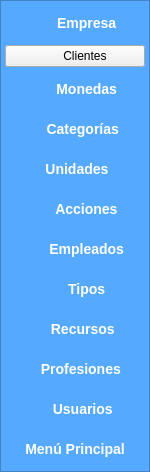
           <widget class="QFrame" name="frame_operations">
            <property name="minimumSize">
             <size>
              <width>0</width>
              <height>0</height>
             </size>
            </property>
            <property name="maximumSize">
             <size>
              <width>0</width>
              <height>16777215</height>
             </size>
            </property>
            <property name="styleSheet">
             <string notr="true">/* Estilo del marco */
QFrame {
    background-color: rgb(85, 170, 255);
   
}</string>
            </property>
            <property name="frameShape">
             <enum>QFrame::Shape::StyledPanel</enum>
            </property>
            <property name="frameShadow">
             <enum>QFrame::Shadow::Raised</enum>
            </property>
            <layout class="QVBoxLayout" name="verticalLayout_16">
             <property name="spacing">
              <number>4</number>
             </property>
             <property name="leftMargin">
              <number>4</number>
             </property>
             <property name="topMargin">
              <number>4</number>
             </property>
             <property name="rightMargin">
              <number>4</number>
             </property>
             <property name="bottomMargin">
              <number>4</number>
             </property>
             <item>
              <widget class="QPushButton" name="btn_ark_company">
               <property name="styleSheet">
                <string notr="true">/* Estilo base del botón */
QPushButton {
    background-color:qlineargradient(
    spread:pad, 
    x1:0, 
    y1:0, 
    x2:1, 
    y2:0, 
    stop:0 rgba(102, 178, 255, 255), 
    stop:0.55 rgba(61, 148, 235, 255), 
    stop:0.98 rgba(0, 0, 0, 255), 
    stop:1 rgba(0, 0, 0, 0)
);
    color: white;
    border: none;
    border-radius: 5px;
    padding: 10px 20px;
    font-size: 14px;
    font-weight: bold;
}
/* Estilo cuando el mouse pasa por encima */
QPushButton:hover {
    background-color: #0056b3;
}
/* Estilo cuando el botón es presionado */
QPushButton:pressed {
    background-color: #004085;
}</string>
               </property>
               <property name="text">
                <string>      Empresa</string>
               </property>
               <property name="icon">
                <iconset>
                 <normaloff>assets/icons/fi-sr-home.svg</normaloff>assets/icons/fi-sr-home.svg</iconset>
               </property>
               <property name="iconSize">
                <size>
                 <width>18</width>
                 <height>18</height>
                </size>
               </property>
              </widget>
             </item>
             <item>
              <widget class="QPushButton" name="btn_ark_clients">
               <property name="text">
                <string>      Clientes</string>
               </property>
               <property name="icon">
                <iconset>
                 <normaloff>assets/icons/fi-sr-person-shelter.svg</normaloff>assets/icons/fi-sr-person-shelter.svg</iconset>
               </property>
               <property name="iconSize">
                <size>
                 <width>18</width>
                 <height>18</height>
                </size>
               </property>
              </widget>
             </item>
             <item>
              <widget class="QPushButton" name="btn_ark_ark_currencies">
               <property name="styleSheet">
                <string notr="true">/* Estilo base del botón */
QPushButton {
    background-color:qlineargradient(
    spread:pad, 
    x1:0, 
    y1:0, 
    x2:1, 
    y2:0, 
    stop:0 rgba(102, 178, 255, 255), 
    stop:0.55 rgba(61, 148, 235, 255), 
    stop:0.98 rgba(0, 0, 0, 255), 
    stop:1 rgba(0, 0, 0, 0)
);
    color: white;
    border: none;
    border-radius: 5px;
    padding: 10px 20px;
    font-size: 14px;
    font-weight: bold;
}
/* Estilo cuando el mouse pasa por encima */
QPushButton:hover {
    background-color: #0056b3;
}
/* Estilo cuando el botón es presionado */
QPushButton:pressed {
    background-color: #004085;
}</string>
               </property>
               <property name="text">
                <string>      Monedas</string>
               </property>
               <property name="icon">
                <iconset>
                 <normaloff>assets/icons/fi-sr-currency.svg</normaloff>assets/icons/fi-sr-currency.svg</iconset>
               </property>
               <property name="iconSize">
                <size>
                 <width>18</width>
                 <height>18</height>
                </size>
               </property>
              </widget>
             </item>
             <item>
              <widget class="QPushButton" name="btn_ark_categories">
               <property name="styleSheet">
                <string notr="true">/* Estilo base del botón */
QPushButton {
    background-color:qlineargradient(
    spread:pad, 
    x1:0, 
    y1:0, 
    x2:1, 
    y2:0, 
    stop:0 rgba(102, 178, 255, 255), 
    stop:0.55 rgba(61, 148, 235, 255), 
    stop:0.98 rgba(0, 0, 0, 255), 
    stop:1 rgba(0, 0, 0, 0)
);
    color: white;
    border: none;
    border-radius: 5px;
    padding: 10px 20px;
    font-size: 14px;
    font-weight: bold;
}
/* Estilo cuando el mouse pasa por encima */
QPushButton:hover {
    background-color: #0056b3;
}
/* Estilo cuando el botón es presionado */
QPushButton:pressed {
    background-color: #004085;
}</string>
               </property>
               <property name="text">
                <string>    Categorías</string>
               </property>
               <property name="icon">
                <iconset>
                 <normaloff>assets/icons/fi-sr-category-alt.svg</normaloff>assets/icons/fi-sr-category-alt.svg</iconset>
               </property>
               <property name="iconSize">
                <size>
                 <width>18</width>
                 <height>18</height>
                </size>
               </property>
              </widget>
             </item>
             <item>
              <widget class="QPushButton" name="btn_ark_functional_units">
               <property name="styleSheet">
                <string notr="true">/* Estilo base del botón */
QPushButton {
    background-color:qlineargradient(
    spread:pad, 
    x1:0, 
    y1:0, 
    x2:1, 
    y2:0, 
    stop:0 rgba(102, 178, 255, 255), 
    stop:0.55 rgba(61, 148, 235, 255), 
    stop:0.98 rgba(0, 0, 0, 255), 
    stop:1 rgba(0, 0, 0, 0)
);
    color: white;
    border: none;
    border-radius: 5px;
    padding: 10px 20px;
    font-size: 14px;
    font-weight: bold;
}
/* Estilo cuando el mouse pasa por encima */
QPushButton:hover {
    background-color: #0056b3;
}
/* Estilo cuando el botón es presionado */
QPushButton:pressed {
    background-color: #004085;
}</string>
               </property>
               <property name="text">
                <string> Unidades</string>
               </property>
               <property name="icon">
                <iconset>
                 <normaloff>assets/icons/fi-sr-department-structure.svg</normaloff>assets/icons/fi-sr-department-structure.svg</iconset>
               </property>
               <property name="iconSize">
                <size>
                 <width>18</width>
                 <height>18</height>
                </size>
               </property>
              </widget>
             </item>
             <item>
              <widget class="QPushButton" name="btn_ark_actions">
               <property name="styleSheet">
                <string notr="true">/* Estilo base del botón */
QPushButton {
    background-color:qlineargradient(
    spread:pad, 
    x1:0, 
    y1:0, 
    x2:1, 
    y2:0, 
    stop:0 rgba(102, 178, 255, 255), 
    stop:0.55 rgba(61, 148, 235, 255), 
    stop:0.98 rgba(0, 0, 0, 255), 
    stop:1 rgba(0, 0, 0, 0)
);
    color: white;
    border: none;
    border-radius: 5px;
    padding: 10px 20px;
    font-size: 14px;
    font-weight: bold;
}
/* Estilo cuando el mouse pasa por encima */
QPushButton:hover {
    background-color: #0056b3;
}
/* Estilo cuando el botón es presionado */
QPushButton:pressed {
    background-color: #004085;
}</string>
               </property>
               <property name="text">
                <string>      Acciones</string>
               </property>
               <property name="icon">
                <iconset>
                 <normaloff>assets/icons/fi-sr-tasks.svg</normaloff>assets/icons/fi-sr-tasks.svg</iconset>
               </property>
               <property name="iconSize">
                <size>
                 <width>18</width>
                 <height>18</height>
                </size>
               </property>
              </widget>
             </item>
             <item>
              <widget class="QPushButton" name="btn_ark_employees">
               <property name="styleSheet">
                <string notr="true">/* Estilo base del botón */
QPushButton {
    background-color:qlineargradient(
    spread:pad, 
    x1:0, 
    y1:0, 
    x2:1, 
    y2:0, 
    stop:0 rgba(102, 178, 255, 255), 
    stop:0.55 rgba(61, 148, 235, 255), 
    stop:0.98 rgba(0, 0, 0, 255), 
    stop:1 rgba(0, 0, 0, 0)
);
    color: white;
    border: none;
    border-radius: 5px;
    padding: 10px 20px;
    font-size: 14px;
    font-weight: bold;
}
/* Estilo cuando el mouse pasa por encima */
QPushButton:hover {
    background-color: #0056b3;
}
/* Estilo cuando el botón es presionado */
QPushButton:pressed {
    background-color: #004085;
}</string>
               </property>
               <property name="text">
                <string>      Empleados</string>
               </property>
               <property name="icon">
                <iconset>
                 <normaloff>assets/icons/fi-sr-employee-man-alt.svg</normaloff>assets/icons/fi-sr-employee-man-alt.svg</iconset>
               </property>
               <property name="iconSize">
                <size>
                 <width>18</width>
                 <height>18</height>
                </size>
               </property>
              </widget>
             </item>
             <item>
              <widget class="QPushButton" name="btn_ark_device_types">
               <property name="styleSheet">
                <string notr="true">/* Estilo base del botón */
QPushButton {
    background-color:qlineargradient(
    spread:pad, 
    x1:0, 
    y1:0, 
    x2:1, 
    y2:0, 
    stop:0 rgba(102, 178, 255, 255), 
    stop:0.55 rgba(61, 148, 235, 255), 
    stop:0.98 rgba(0, 0, 0, 255), 
    stop:1 rgba(0, 0, 0, 0)
);
    color: white;
    border: none;
    border-radius: 5px;
    padding: 10px 20px;
    font-size: 14px;
    font-weight: bold;
}
/* Estilo cuando el mouse pasa por encima */
QPushButton:hover {
    background-color: #0056b3;
}
/* Estilo cuando el botón es presionado */
QPushButton:pressed {
    background-color: #004085;
}</string>
               </property>
               <property name="text">
                <string>      Tipos</string>
               </property>
               <property name="icon">
                <iconset>
                 <normaloff>assets/icons/fi-sr-list.svg</normaloff>assets/icons/fi-sr-list.svg</iconset>
               </property>
               <property name="iconSize">
                <size>
                 <width>18</width>
                 <height>18</height>
                </size>
               </property>
              </widget>
             </item>
             <item>
              <widget class="QPushButton" name="btn_ark_it_assets">
               <property name="styleSheet">
                <string notr="true">/* Estilo base del botón */
QPushButton {
    background-color:qlineargradient(
    spread:pad, 
    x1:0, 
    y1:0, 
    x2:1, 
    y2:0, 
    stop:0 rgba(102, 178, 255, 255), 
    stop:0.55 rgba(61, 148, 235, 255), 
    stop:0.98 rgba(0, 0, 0, 255), 
    stop:1 rgba(0, 0, 0, 0)
);
    color: white;
    border: none;
    border-radius: 5px;
    padding: 10px 20px;
    font-size: 14px;
    font-weight: bold;
}
/* Estilo cuando el mouse pasa por encima */
QPushButton:hover {
    background-color: #0056b3;
}
/* Estilo cuando el botón es presionado */
QPushButton:pressed {
    background-color: #004085;
}</string>
               </property>
               <property name="text">
                <string>    Recursos</string>
               </property>
               <property name="icon">
                <iconset>
                 <normaloff>assets/icons/fi-sr-resources.svg</normaloff>assets/icons/fi-sr-resources.svg</iconset>
               </property>
               <property name="iconSize">
                <size>
                 <width>18</width>
                 <height>18</height>
                </size>
               </property>
              </widget>
             </item>
             <item>
              <widget class="QPushButton" name="btn_ark_job_titles">
               <property name="styleSheet">
                <string notr="true">/* Estilo base del botón */
QPushButton {
    background-color:qlineargradient(
    spread:pad, 
    x1:0, 
    y1:0, 
    x2:1, 
    y2:0, 
    stop:0 rgba(102, 178, 255, 255), 
    stop:0.55 rgba(61, 148, 235, 255), 
    stop:0.98 rgba(0, 0, 0, 255), 
    stop:1 rgba(0, 0, 0, 0)
);
    color: white;
    border: none;
    border-radius: 5px;
    padding: 10px 20px;
    font-size: 14px;
    font-weight: bold;
}
/* Estilo cuando el mouse pasa por encima */
QPushButton:hover {
    background-color: #0056b3;
}
/* Estilo cuando el botón es presionado */
QPushButton:pressed {
    background-color: #004085;
}</string>
               </property>
               <property name="text">
                <string>   Profesiones</string>
               </property>
               <property name="icon">
                <iconset>
                 <normaloff>assets/icons/fi-sr-person-chalkboard.svg</normaloff>assets/icons/fi-sr-person-chalkboard.svg</iconset>
               </property>
               <property name="iconSize">
                <size>
                 <width>18</width>
                 <height>18</height>
                </size>
               </property>
              </widget>
             </item>
             <item>
              <widget class="QPushButton" name="btn_ark_users">
               <property name="styleSheet">
                <string notr="true">/* Estilo base del botón */
QPushButton {
    background-color:qlineargradient(
    spread:pad, 
    x1:0, 
    y1:0, 
    x2:1, 
    y2:0, 
    stop:0 rgba(102, 178, 255, 255), 
    stop:0.55 rgba(61, 148, 235, 255), 
    stop:0.98 rgba(0, 0, 0, 255), 
    stop:1 rgba(0, 0, 0, 0)
);
    color: white;
    border: none;
    border-radius: 5px;
    padding: 10px 20px;
    font-size: 14px;
    font-weight: bold;
}
/* Estilo cuando el mouse pasa por encima */
QPushButton:hover {
    background-color: #0056b3;
}
/* Estilo cuando el botón es presionado */
QPushButton:pressed {
    background-color: #004085;
}</string>
               </property>
               <property name="text">
                <string>    Usuarios</string>
               </property>
               <property name="icon">
                <iconset>
                 <normaloff>assets/icons/fi-sr-person-simple.svg</normaloff>assets/icons/fi-sr-person-simple.svg</iconset>
               </property>
               <property name="iconSize">
                <size>
                 <width>18</width>
                 <height>18</height>
                </size>
               </property>
              </widget>
             </item>
             <item>
              <widget class="QPushButton" name="btn_menu_ppal">
               <property name="styleSheet">
                <string notr="true">/* Estilo base del botón */
QPushButton {
    background-color:qlineargradient(
    spread:pad, 
    x1:0, 
    y1:0, 
    x2:1, 
    y2:0, 
    stop:0 rgba(102, 178, 255, 255), 
    stop:0.55 rgba(61, 148, 235, 255), 
    stop:0.98 rgba(0, 0, 0, 255), 
    stop:1 rgba(0, 0, 0, 0)
);
    color: white;
    border: none;
    border-radius: 5px;
    padding: 10px 20px;
    font-size: 14px;
    font-weight: bold;
}
/* Estilo cuando el mouse pasa por encima */
QPushButton:hover {
    background-color: #0056b3;
}
/* Estilo cuando el botón es presionado */
QPushButton:pressed {
    background-color: #004085;
}</string>
               </property>
               <property name="text">
                <string>Menú Principal</string>
               </property>
               <property name="icon">
                <iconset>
                 <normaloff>assets/icons/fi-sr-angle-double-small-left.svg</normaloff>assets/icons/fi-sr-angle-double-small-left.svg</iconset>
               </property>
               <property name="iconSize">
                <size>
                 <width>18</width>
                 <height>18</height>
                </size>
               </property>
              </widget>
             </item>
            </layout>
           </widget>
